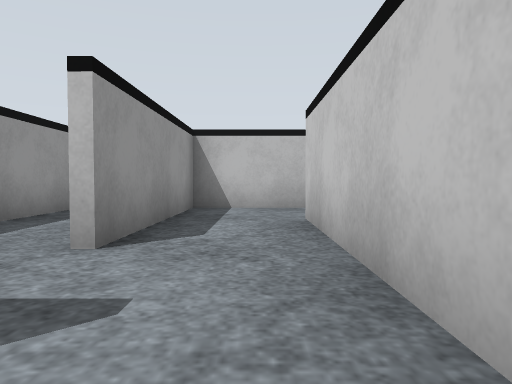
[1] (above)

24 first-person views from a walk through a Gazebo world. The camera is 0.14 m above the floor, tilts 2° down and sees 70° across. The floor is counted in squares, 0.25 m on a side. Each view is taken from the middle of a square. On the plan, view 1 faces up. The plan holds only what a view shows up to about 10 squares ahead; the rest is blank. The place goes on beyond the plan. Surface patterns are stand-ins for the level's own textures.

[2]
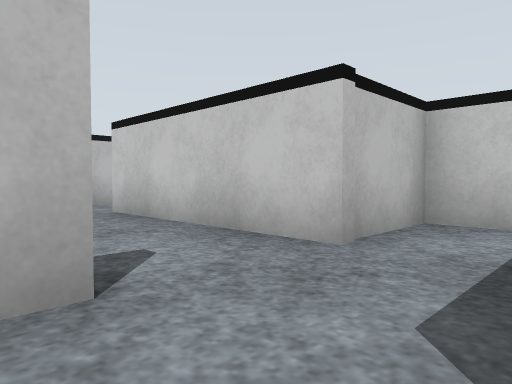

[3]
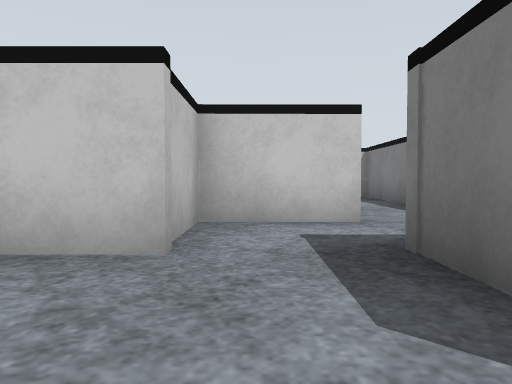

[4]
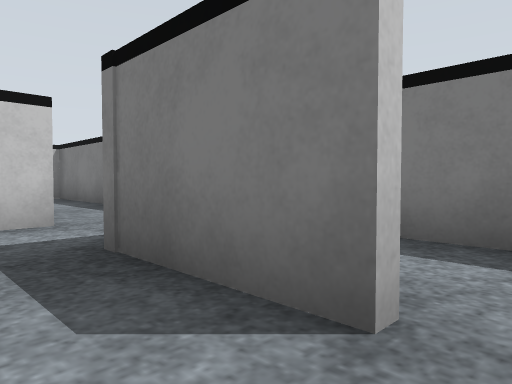

[5]
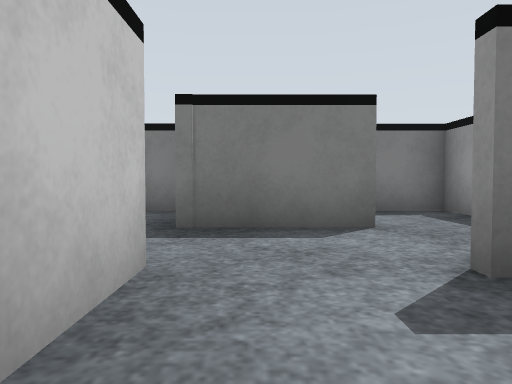

[6]
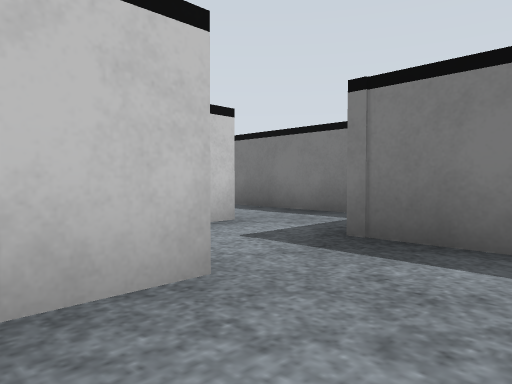

[7]
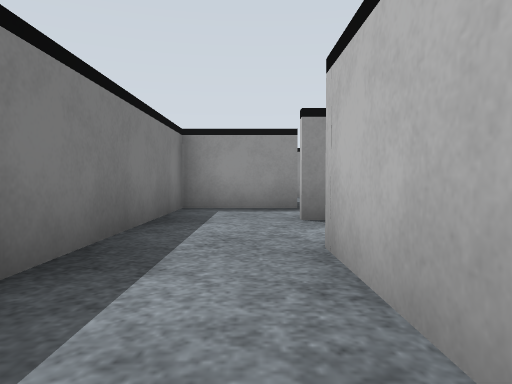

[8]
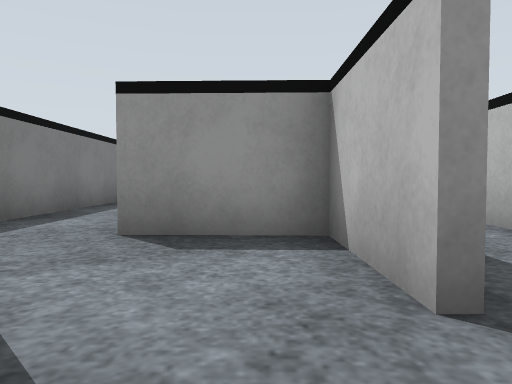

[9]
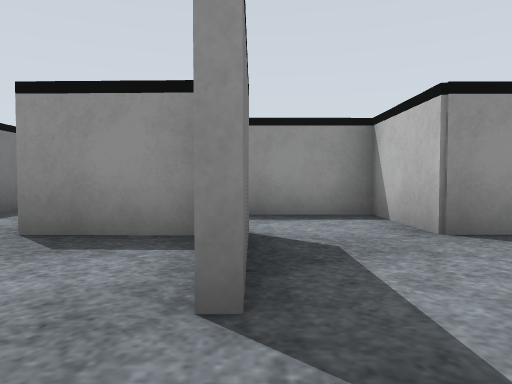

[10]
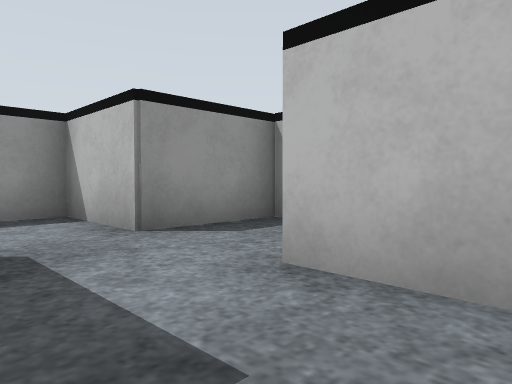

[11]
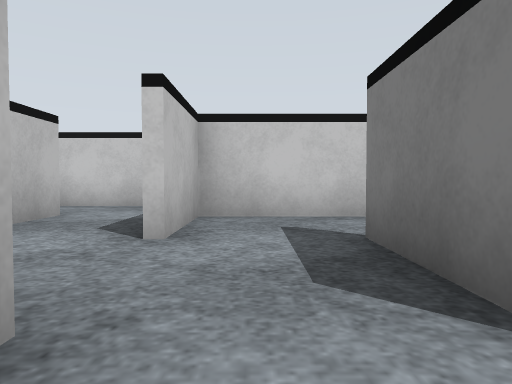

[12]
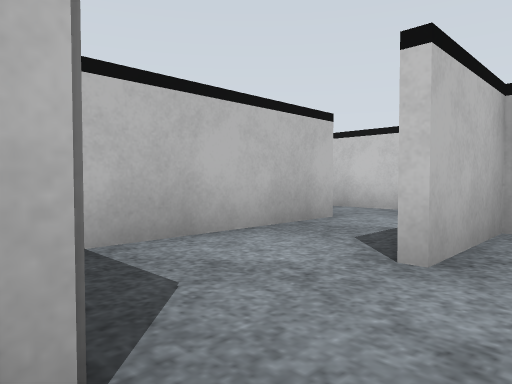

[13]
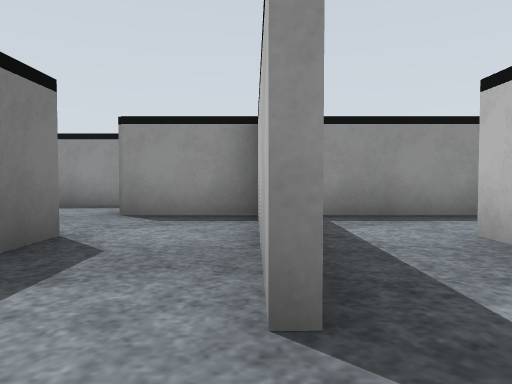

[14]
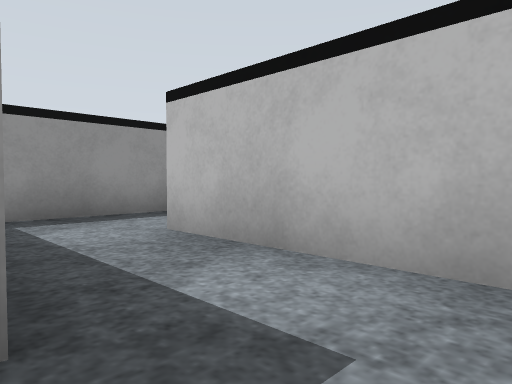

[15]
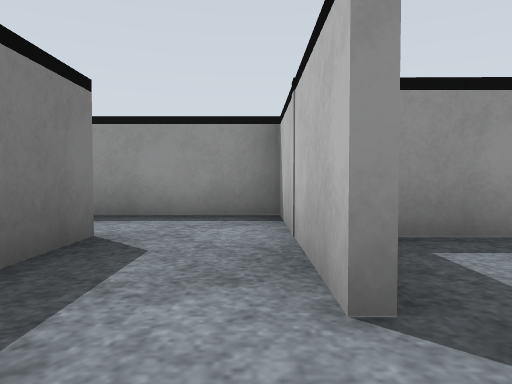

[16]
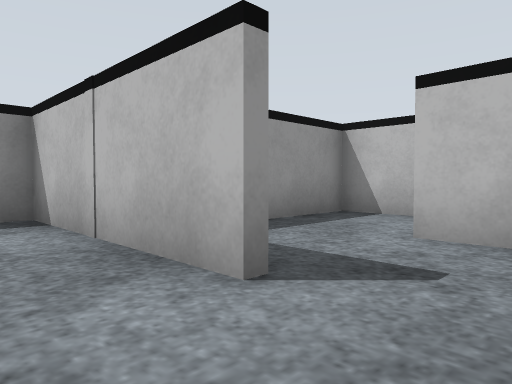

[17]
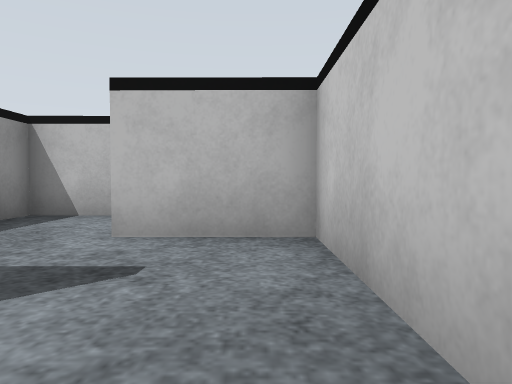

[18]
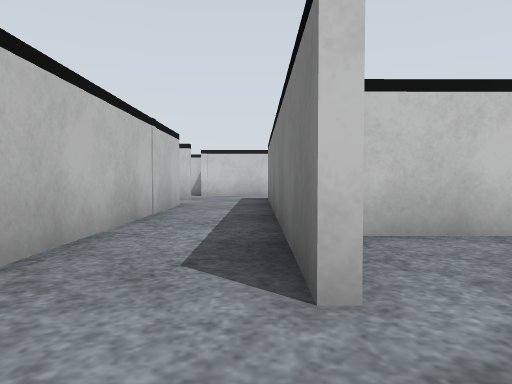

[19]
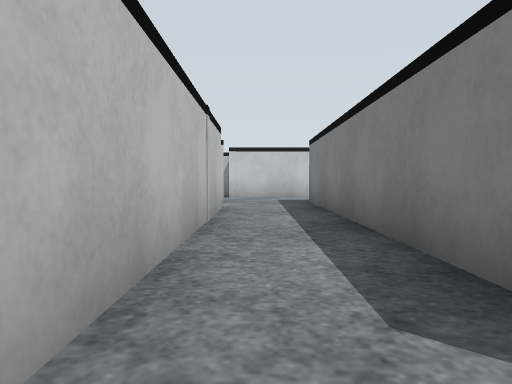

[20]
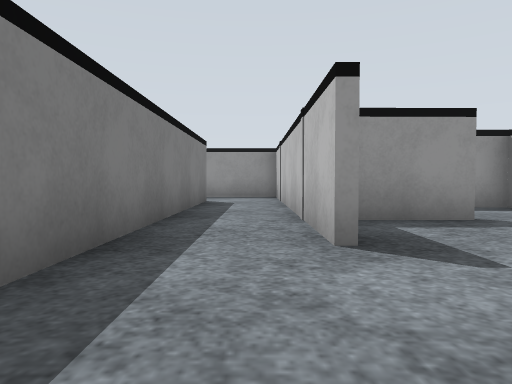

[21]
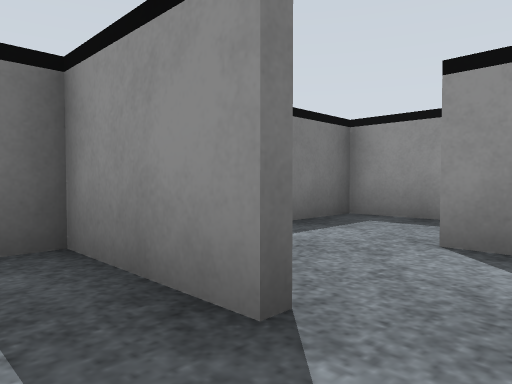

[22]
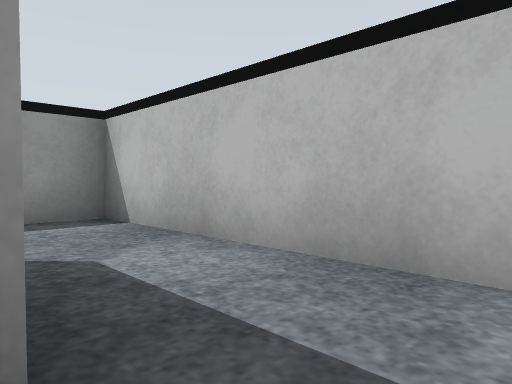

[23]
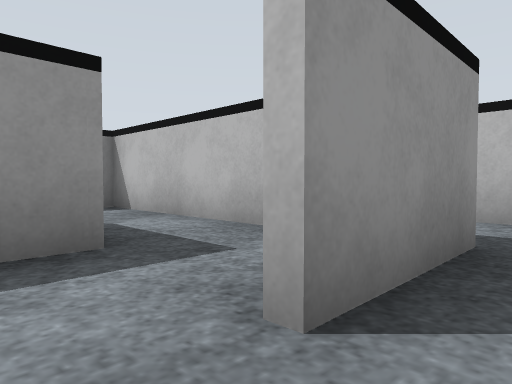

[24]
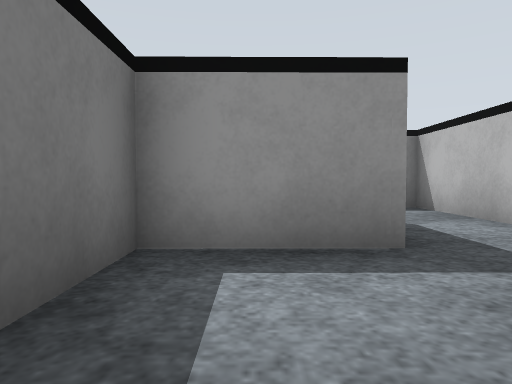

### Floor plan
Key: @ floor where view 1 was taken; # wall or solid block; . floor.
Columns run from 2 left of view 1 to 21 right of it. Each row starts with its distance up from view 1.
 18                 #
 17                 #...
 16                .#.#.
 15               #...#...
 14             ########..#
 13            # ...........
 12            #..#########.
 11            #....#
 10        # #####..#
  9        . #......#
  8        . #......
  7  #######.#..#####
  6  #.....#.#......#
  5 .#.###...#####..#
  4 .#.# #...#......#
  3 .#.# #####..###
  2 ...#   #......#
  1 #..### #.###..#
  0 ..@..# # #....#
 -1 .###.#.###..
 -2 ...#.......
 -3 ############

Positions as (right, up) in squares from view 1, and headings:
1: (0, 0), facing up
2: (-2, -1), facing up-right
3: (-2, 0), facing right
4: (-2, 0), facing down-right
5: (0, 3), facing down
6: (-1, 2), facing down-right
7: (8, -2), facing left
8: (11, 0), facing left
9: (11, 1), facing left
10: (11, 1), facing up-left
11: (6, 2), facing right
12: (7, 2), facing up-right
13: (13, 5), facing left
14: (13, 5), facing up-left
15: (13, 9), facing left
16: (13, 8), facing up-left
17: (13, 8), facing up
18: (10, 12), facing right
19: (11, 13), facing right
20: (21, 13), facing left
21: (17, 17), facing down-left
22: (4, 5), facing up-left
23: (6, 4), facing up-left
24: (6, 4), facing left
